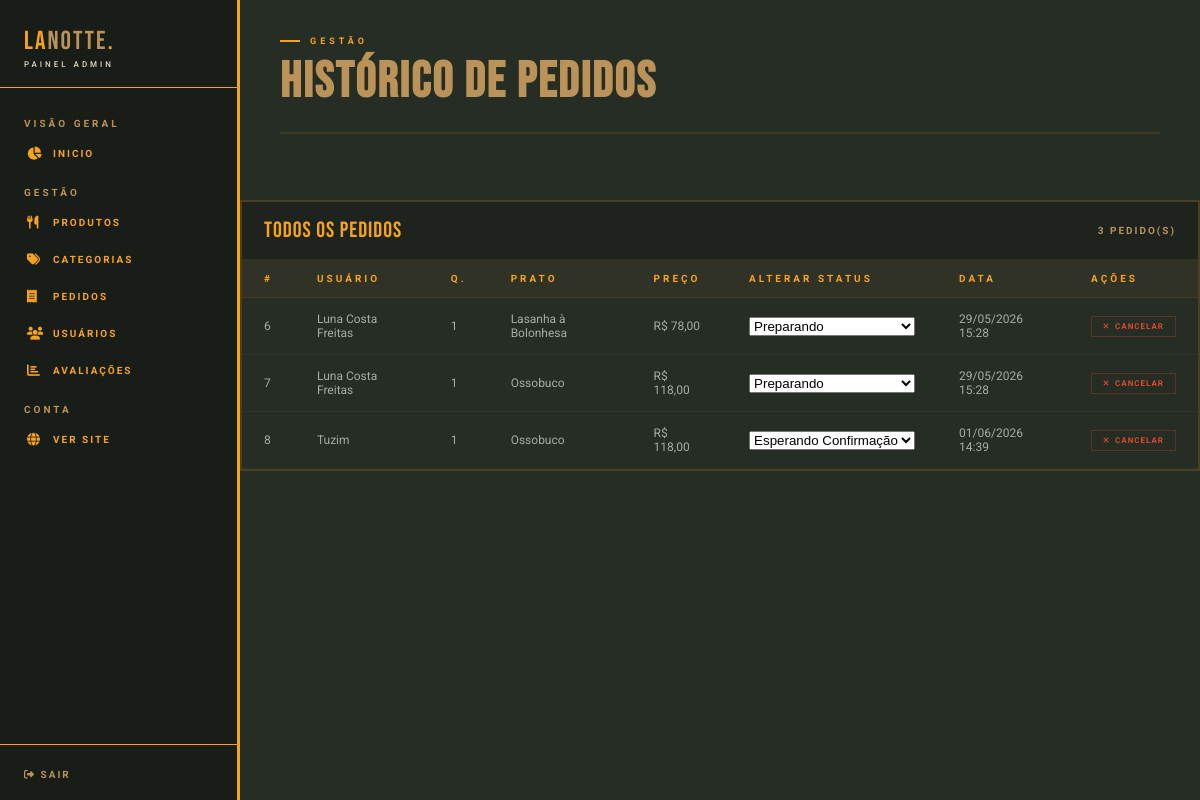
The page /public/admin/pedidos/pedidos.php (signed in) on the database its author committed.
### tables this page shows
CREATE TABLE `pedidos` (
  `id` int(11) NOT NULL,
  `user_id` int(11) NOT NULL,
  `status` enum('Esperando Confirmação','Preparando','Enviando','') NOT NULL,
  `preco` decimal(11,2) NOT NULL,
  `pedido` varchar(155) NOT NULL,
  `quantidade` int(11) NOT NULL,
  `data_pedido` timestamp NOT NULL DEFAULT current_timestamp()
);

CREATE TABLE `users` (
  `img_user` blob NOT NULL,
  `id` int(110) NOT NULL,
  `nome` varchar(155) NOT NULL,
  `email` varchar(155) NOT NULL,
  `senha` varchar(155) NOT NULL,
  `nivel` int(11) NOT NULL
);

### public/admin/pedidos/pedidos.php (the view, shortened to what this page needs)
<?php
require_once '../../../config/conn.php';
$stmt = $pdo->prepare("SELECT pedidos.*, users.nome AS usuario_nome FROM pedidos INNER JOIN users ON pedidos.user_id = users.id ORDER BY pedidos.id ASC");
$stmt->execute();
$pedidos = $stmt->fetchAll(PDO::FETCH_ASSOC);
$total = count($pedidos);
?>
<!DOCTYPE html>
<html lang="pt-br">
<head>
    <link rel="stylesheet" href="https://cdnjs.cloudflare.com/ajax/libs/font-awesome/6.5.0/css/all.min.css">
    <link rel="stylesheet" href="/assets/style.css">
</head>
<body class="admin">
    <?php include '../../includes/nav_admin.php'; ?>
    <div class="main">
        <div class="page-header">
            <div>
                <div class="eyebrow">Gestão</div>
                <h2>Histórico de Pedidos</h2>
            </div>
        </div>
    </div>
    <?php if ($total === 0): ?>
        <div class="carrinho-vazio">
            <p class="carrinho-vazio-txt" style="color: #bb915777;">Nenhum pedido encontrado.</p>
        </div>
    <?php else: ?>
        <div class="tabela-wrap">
            <div class="tabela-topo">
                <span class="tabela-label">Todos os Pedidos</span>
                <span class="tabela-count"><?= $total ?> pedido(s)</span>
            </div>
            <table>
                <thead>
                    <tr>
                        <th>#</th>
                        <th>Usuário</th>
                        <th>Q.</th>
                        <th>Prato</th>
                        <th>Preço</th>
                        <th>Alterar Status</th>
                        <th>Data</th>
                        <th>Ações</th>
                    </tr>
                </thead>
                <tbody>
                    <?php foreach ($pedidos as $pedido): ?>
                        <tr>
                            <td><?= $pedido['id'] ?></td>
                            <td><?= $pedido['usuario_nome'] ?></td>
                            <td><?= $pedido['quantidade'] ?></td>
                            <td><?= $pedido['pedido'] ?></td>
                            <td>R$ <?= number_format($pedido['preco'], 2, ',', '.') ?></td>
                            <td>
                                <form method="post">
                                    <select name="status" onchange="this.form.submit()">
                                        <option value="Esperando Confirmação" <?= $pedido['status'] === 'Esperando Confirmação' ? 'selected' : '' ?>>Esperando Confirmação
                                        </option>
                                        <option value="Preparando" <?= $pedido['status'] === 'Preparando' ? 'selected' : '' ?>>Preparando
                                        </option>
                                    </select>
                                </form>
                            </td>
                            <td><?= date('d/m/Y H:i', strtotime($pedido['data_pedido'])) ?></td>
                            <td>
                                <a
                                    href="/public/admin/pedidos/excluir_pedido.php?id=<?= $pedido['id'] ?>"
                                    class="btn-deletar"
                                    onclick="return confirm('Deseja cancelar este pedido? Esta ação não pode ser desfeita.')">
                                    <i class="fa-solid fa-xmark"></i> Cancelar
                                </a>
                            </td>
                        </tr>
                    <?php endforeach; ?>
                </tbody>
            </table>
        </div>
    <?php endif; ?>
</body>
</html>

### assets/style.css (style rules this page uses)
* { margin: 0; padding: 0; box-sizing: border-box; }
:root { --creme: #e8dabf; --preto: #262d24; --vermelho: #de4a2d; --verde: #006B3A; --amarelo: #f8a41b; --azul: #17529f; --marrom: #bb9257; }
html { scroll-behavior: smooth; }
body { font-family: 'Roboto', sans-serif; background: var(--creme); color: var(--preto); }
body.admin { background-color: var(--preto); margin-left: 240px; }
body.admin h2 { color: var(--marrom); font-family: 'Bebas Neue', sans-serif; font-size: 50px; letter-spacing: 2px; }
body.admin .main { padding: 36px 40px; }
body.admin .page-header { display: flex; align-items: flex-end; justify-content: space-between; margin-bottom: 30px; padding-bottom: 20px; border-bottom: 2px solid rgba(248, 164, 27, .1); }
body.admin .eyebrow { font-family: 'Roboto', sans-serif; font-size: 9px; font-weight: 700; letter-spacing: 4px; text-transform: uppercase; color: var(--amarelo); display: flex; align-items: center; gap: 10px; margin-bottom: 6px; }
body.admin .eyebrow::before { content: ''; display: block; width: 20px; height: 2px; background: var(--amarelo); }
body.admin .tabela-wrap { border: 2px solid rgba(248, 164, 27, .16); overflow: hidden; }
body.admin .tabela-topo { display: flex; align-items: center; justify-content: space-between; padding: 15px 22px; background: rgba(0, 0, 0, .2); border-bottom: 1px solid rgba(248, 164, 27, .1); }
body.admin .tabela-label { font-family: 'Bebas Neue', sans-serif; font-size: 22px; letter-spacing: 1px; color: var(--amarelo); }
body.admin .tabela-count { font-family: 'Roboto', sans-serif; font-size: 10px; font-weight: 700; letter-spacing: 2px; text-transform: uppercase; color: var(--marrom); }
body.admin table { width: 100%; border-collapse: collapse; }
body.admin thead tr { background: rgba(248, 164, 27, .04); border-bottom: 1px solid rgba(248, 164, 27, .1); }
body.admin thead th { font-family: 'Roboto', sans-serif; font-size: 10px; font-weight: 700; letter-spacing: 3px; text-transform: uppercase; color: var(--amarelo); padding: 13px 22px; text-align: left; border: none; }
body.admin tbody tr { border-bottom: 1px solid rgba(255, 255, 255, .04); transition: 0.3s; }
body.admin tbody td { padding: 14px 22px; font-family: 'Roboto', sans-serif; font-size: 12px; color: rgba(255, 255, 255, .6); vertical-align: middle; border: none; }
body.admin .btn-editar, body.admin .btn-deletar { font-family: 'Roboto', sans-serif; font-size: 8px; font-weight: 700; letter-spacing: 1px; text-transform: uppercase; text-decoration: none; padding: 5px 11px; border: 1px solid transparent; transition: 0.3s; display: inline-flex; align-items: center; gap: 5px; }
body.admin .btn-deletar { color: var(--vermelho); border-color: rgba(222, 74, 45, .28); }

### public/includes/nav_admin.php (style rules this page uses)
:root { --creme: #e8dabf; --preto: #262d24; --vermelho: #de4a2d; --verde: #006B3A; --amarelo: #f8a41b; --azul: #17529f; --marrom: #bb9257; }

### rows shown on the page
pedidos: id "6", user.nome "Luna Costa Freitas", quantidade "1", pedido "Lasanha à Bolonhesa", preco "78,00", status "Preparando", data_pedido "29/05/2026 15:28"
pedidos: id "7", user.nome "Luna Costa Freitas", quantidade "1", pedido "Ossobuco", preco "118,00", status "Preparando", data_pedido "29/05/2026 15:28"
pedidos: id "8", user.nome "Tuzim", quantidade "1", pedido "Ossobuco", preco "118,00", status "Esperando Confirmação", data_pedido "01/06/2026 14:39"

### other values the page prints
$total "3"
